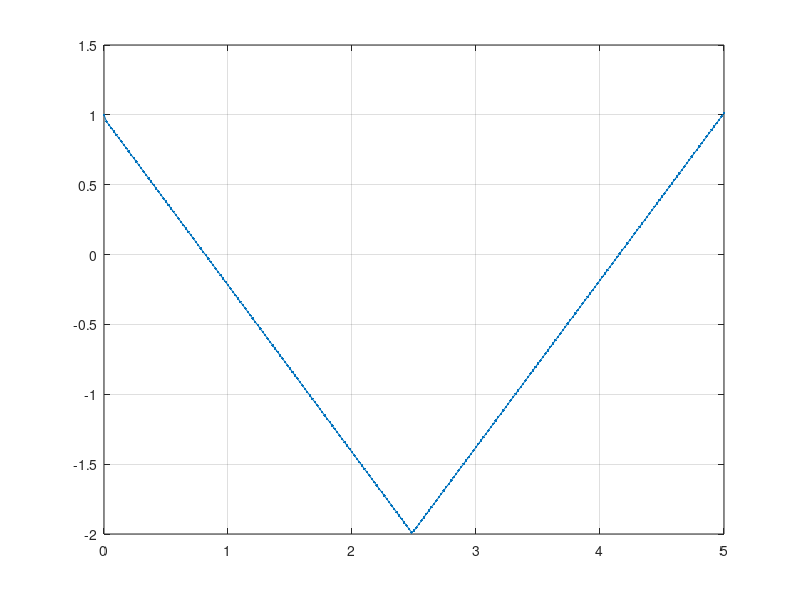

The MATLAB source for this figure:
t=0:0.02:5;
f=1/5;
s=sin(2*pi*f*t);
n=length(s);
p=6/n;
np=1;
s(1)=1;
for i=2:1:n
    if i<=n/2
        s(i)=1-p*i;
    end
    if i>n/2
        s(i)=p*np-2;
        np=np+1;
    end
end
plot(t,s,'.-'),grid